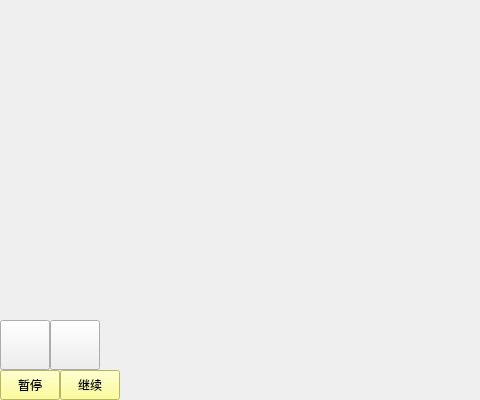
<?xml version="1.0" encoding="UTF-8"?>
<ui version="4.0">
 <class>MainWindow</class>
 <widget class="QMainWindow" name="MainWindow">
  <property name="geometry">
   <rect>
    <x>0</x>
    <y>0</y>
    <width>480</width>
    <height>400</height>
   </rect>
  </property>
  <property name="windowTitle">
   <string>MainWindow</string>
  </property>
  <widget class="QWidget" name="centralWidget">
   <widget class="QPushButton" name="continue_2">
    <property name="geometry">
     <rect>
      <x>60</x>
      <y>370</y>
      <width>60</width>
      <height>30</height>
     </rect>
    </property>
    <property name="styleSheet">
     <string notr="true">QPushButton{
	font: 75 8pt &quot;Adobe 楷体 Std R&quot;;
	background-color: rgb(255, 255, 127);
}
</string>
    </property>
    <property name="text">
     <string>继续</string>
    </property>
   </widget>
   <widget class="QPushButton" name="ChangeType">
    <property name="geometry">
     <rect>
      <x>0</x>

      <y>320</y>
      <width>50</width>
      <height>50</height>
     </rect>
    </property>
    <property name="autoFillBackground">
     <bool>false</bool>
    </property>
    <property name="styleSheet">
     <string notr="true">QPushButton{
	background-image: url(:/image/tower.png);
}</string>
    </property>
    <property name="text">
     <string/>
    </property>
   </widget>
   <widget class="QPushButton" name="ChangeType_2">
    <property name="geometry">
     <rect>

      <x>50</x>
      <y>320</y>
      <width>50</width>
      <height>50</height>
     </rect>
    </property>
    <property name="styleSheet">
     <string notr="true">QPushButton{
	background-image: url(:/image/tower2.png);
}</string>
    </property>
    <property name="text">
     <string/>
    </property>
   </widget>
   <widget class="QPushButton" name="stop">
    <property name="enabled">
     <bool>true</bool>
    </property>
    <property name="geometry">
     <rect>
      <x>0</x>
      <y>370</y>
      <width>60</width>
      <height>30</height>
     </rect>
    </property>
    <property name="styleSheet">
     <string notr="true">QPushButton{
	font: 75 8pt &quot;Adobe 楷体 Std R&quot;;
	background-color: rgb(255, 255, 127);
}
</string>
    </property>
    <property name="text">
     <string>暂停</string>
    </property>
   </widget>

   <zorder>ChangeType_2</zorder>
   <zorder>continue_2</zorder>
   <zorder>ChangeType</zorder>
   <zorder>stop</zorder>
  </widget>
 </widget>
 <layoutdefault spacing="6" margin="11"/>
 <resources/>
 <connections/>
</ui>
